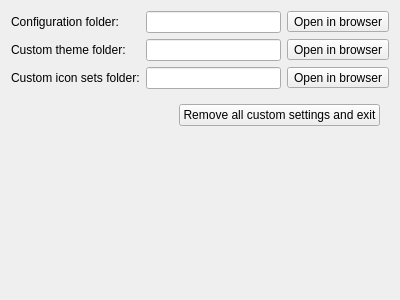
<?xml version="1.0" encoding="UTF-8"?>
<ui version="4.0">
 <class>EnvironmentFoldersWidget</class>
 <widget class="QWidget" name="EnvironmentFoldersWidget">
  <property name="geometry">
   <rect>
    <x>0</x>
    <y>0</y>
    <width>400</width>
    <height>300</height>
   </rect>
  </property>
  <property name="windowTitle">
   <string>Form</string>
  </property>
  <layout class="QGridLayout" name="gridLayout">
   <item row="2" column="2">
    <widget class="QToolButton" name="btnOpenIconSetFolderInFileBrowser">
     <property name="toolTip">
      <string>Open in browser</string>
     </property>
     <property name="text">
      <string>Open in browser</string>
     </property>
    </widget>
   </item>
   <item row="5" column="0">
    <spacer name="verticalSpacer">
     <property name="orientation">
      <enum>Qt::Vertical</enum>
     </property>
     <property name="sizeHint" stdset="0">
      <size>
       <width>20</width>
       <height>40</height>
      </size>
     </property>
    </spacer>
   </item>
   <item row="0" column="1">
    <widget class="QLineEdit" name="txtConfigFolder">
     <property name="readOnly">
      <bool>true</bool>
     </property>
    </widget>
   </item>
   <item row="2" column="0">
    <widget class="QLabel" name="label_2">
     <property name="text">
      <string>Custom icon sets folder:</string>
     </property>
    </widget>
   </item>
   <item row="4" column="0" colspan="3">
    <widget class="QWidget" name="widget" native="true">
     <layout class="QHBoxLayout" name="horizontalLayout">
      <item>
       <spacer name="horizontalSpacer">
        <property name="orientation">
         <enum>Qt::Horizontal</enum>
        </property>
        <property name="sizeHint" stdset="0">
         <size>
          <width>40</width>
          <height>20</height>
         </size>
        </property>
       </spacer>
      </item>
      <item>
       <widget class="QPushButton" name="btnResetDefault">
        <property name="text">
         <string>Remove all custom settings and exit</string>
        </property>
       </widget>
      </item>
     </layout>
    </widget>
   </item>
   <item row="0" column="2">
    <widget class="QToolButton" name="btnOpenConfigFolderInBrowser">
     <property name="toolTip">
      <string>Open in browser</string>
     </property>
     <property name="text">
      <string>Open in browser</string>
     </property>
    </widget>
   </item>
   <item row="0" column="0">
    <widget class="QLabel" name="label">
     <property name="text">
      <string>Configuration folder:</string>
     </property>
    </widget>
   </item>
   <item row="2" column="1">
    <widget class="QLineEdit" name="txtIconSetFolder">
     <property name="readOnly">
      <bool>true</bool>
     </property>
    </widget>
   </item>
   <item row="1" column="0">
    <widget class="QLabel" name="label_3">
     <property name="text">
      <string>Custom theme folder:</string>
     </property>
    </widget>
   </item>
   <item row="1" column="1">
    <widget class="QLineEdit" name="txtThemeFolder"/>
   </item>
   <item row="1" column="2">
    <widget class="QToolButton" name="btnOpenThemeFolderInFileBrowser">
     <property name="toolTip">
      <string>Open custom theme folder in file browser</string>
     </property>
     <property name="text">
      <string>Open in browser</string>
     </property>
    </widget>
   </item>
  </layout>
 </widget>
 <tabstops>
  <tabstop>txtConfigFolder</tabstop>
  <tabstop>btnOpenConfigFolderInBrowser</tabstop>
  <tabstop>txtThemeFolder</tabstop>
  <tabstop>btnOpenThemeFolderInFileBrowser</tabstop>
  <tabstop>txtIconSetFolder</tabstop>
  <tabstop>btnOpenIconSetFolderInFileBrowser</tabstop>
  <tabstop>btnResetDefault</tabstop>
 </tabstops>
 <resources/>
 <connections/>
</ui>
